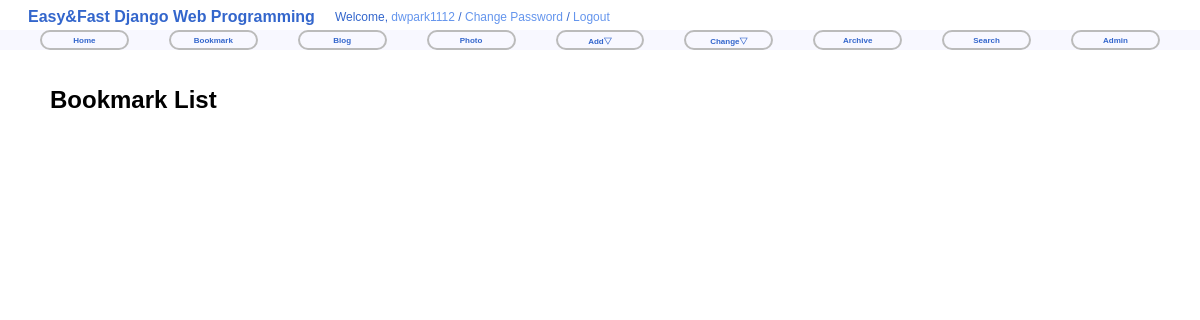
The page /bookmark/ on the database as committed earlier.
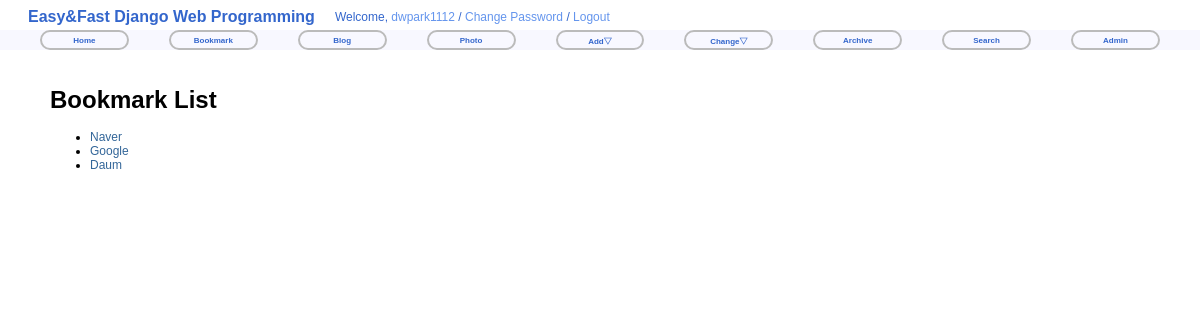
The same page on the database as committed later.
### bookmark/models.py (models this page shows)
class Bookmark(models.Model):
    title = models.CharField(max_length=100, blank=True, null=True)
    url = models.URLField('url', unique=True)
    def __str__(self):
        return self.title

### bookmark/views.py (the view)
class BookmarkLV(ListView):
    model = Bookmark

### bookmark/templates/bookmark/bookmark_list.html (shortened to what this page needs)
{% extends "base.html" %}
{% block content %}
<div id="content">
    <h1>Bookmark List</h1>
    <ul>
        {% for bookmark in object_list %}
            <li><a href="{% url 'bookmark:detail' bookmark.id %}">{{ bookmark }}</a></li>
        {% endfor %}
    </ul>
</div>
{% endblock %}

### templates/base.html (shortened to what this page needs)
<!DOCTYPE html>
<html lang="ko">
<head>
    {% load staticfiles %}
    <link rel="stylesheet" type="text/css" href="{% static 'css/base.css' %}" />
    <link rel="stylesheet" type="text/css" href="{% block extrastyle %}{% endblock %}" />
</head>
<body>
<div id="head">
    <h2 class="maintitle">Easy&amp;Fast Django Web Programming</h2>
    <h4 class="welcome">
        Welcome, <a href="#">dwpark1112</a> /
        <a href="#">Change Password</a> /
        <a href="#">Logout</a>
    </h4>
</div>
<div id="menu">
    <li><a href="{% url 'home' %}">Home</a></li>
    <li><a href="{% url 'bookmark:index' %}">Bookmark</a></li>
    <li><a href="{% url 'blog:index' %}">Blog</a></li>
    <li><a href="#">Photo</a></li>
    <li>
        <a href="#">Add&bigtriangledown;</a>
    </li>
    <li>
        <a href="#">Change&bigtriangledown;</a>
    </li>
    <li><a href="{% url 'blog:post_archive' %}">Archive</a></li>
    <li><a href="#">Search</a></li>
    <li><a href="{% url 'admin:index' %}">Admin</a></li>
</div>
{% block content %}{% endblock %}
</body>
</html>

### static/css/base.css (style rules this page uses)
body { font-family: "Lucida Grande", Verdana, Arial, sans-serif; font-size: 12px; }
div#menu { position: absolute; top: 30px; left: 0px; height: 20px; width: 100%; display: table; table-layout: fixed; border-spacing: 40px 0px; background: ghostwhite; font-size: 8px; }
div#content { position: absolute; top: 70px; left: 50px; right: 50px; }
.maintitle { display: table-cell; vertical-align: middle; padding-left: 20px; color: #3366cc; font-weight: bold; font-size: 16px; }
.welcome { display: table-cell; vertical-align: middle; text-align: right; padding-right: 20px; padding-left: 20px; color: #3366cc; font-weight: normal; font-size: 12px; }
.welcome a:link, .welcome a:visited { color: cornflowerblue; }
div#menu a:link, div#menu a:visited { color: #36c; }
div#menu > li { display: table-cell; vertical-align: middle; border: 2px solid #bbb; border-radius: 25px; text-align: center; font-weight: bold; }
a:link, a:visited { color: #369; text-decoration: none; }

Rows that differ between the two databases and show on the page:
added Bookmark: title "Naver"
added Bookmark: title "Google"
added Bookmark: title "Daum"
